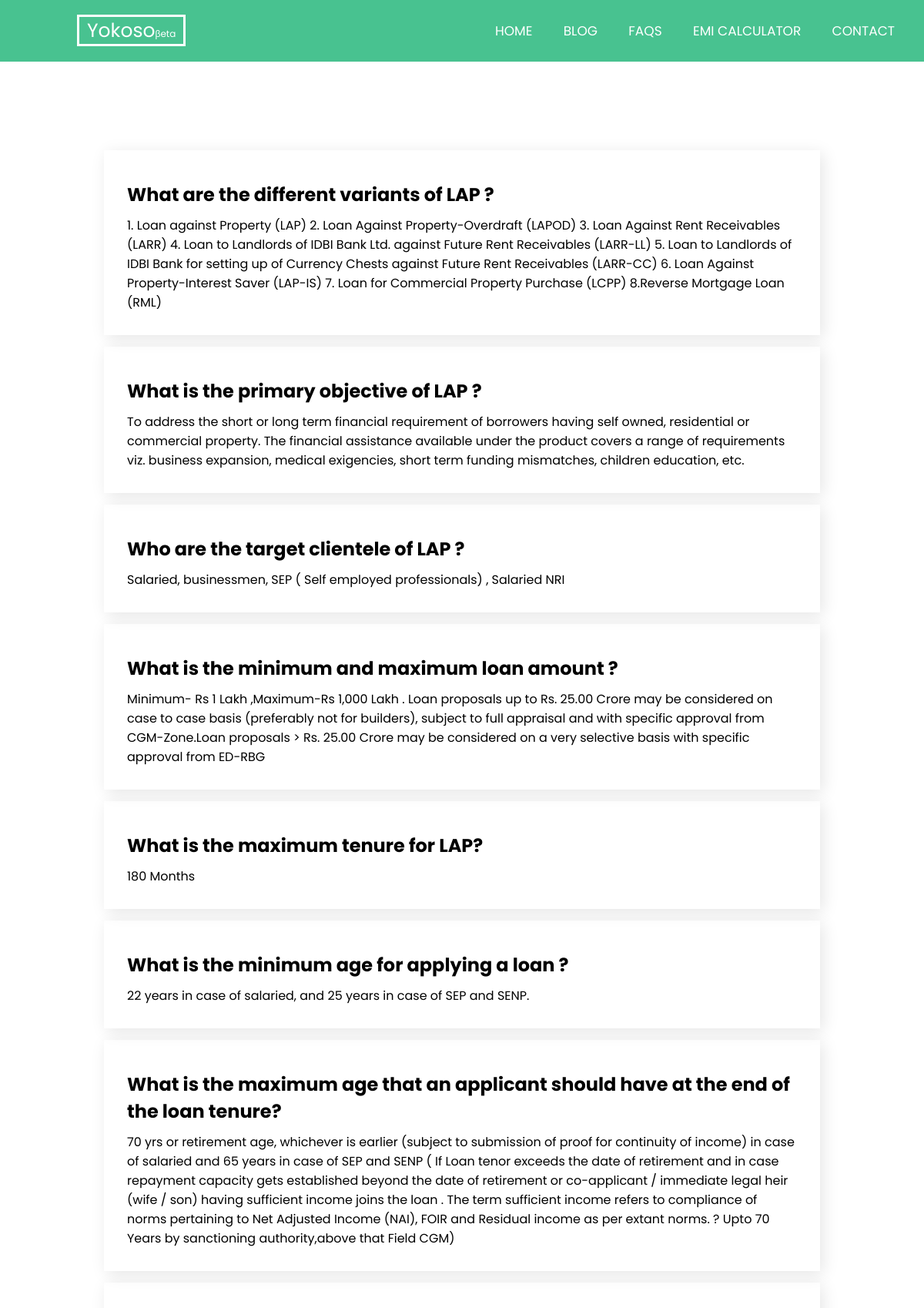
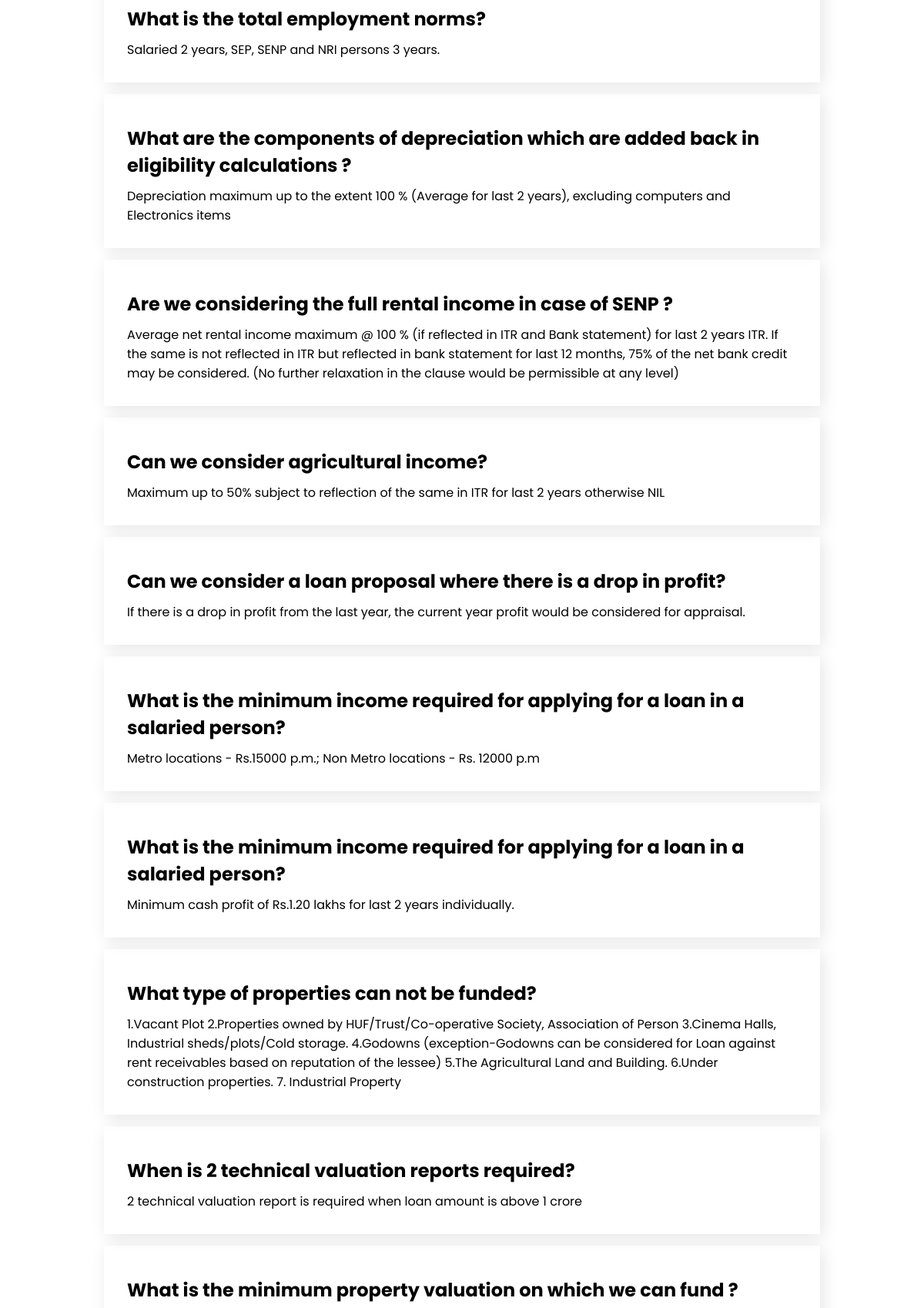
/FAQs/property-loan (upper part), run on the app's committed database (2 pictures, top to bottom).
### Subapp01/models.py (models this page shows)
class FAQText(models.Model):
    title = models.CharField(max_length=255)
    description = models.TextField()
    category = models.ForeignKey(FAQCategory, on_delete = models.CASCADE, null = True)
    def __str__(self):
        return self.title

### Subapp01/views.py (the view)
# urls.py: path('FAQs/<slug>', FAQs , name = 'FAQs'),
def FAQs(request, slug):
    print(slug)
    category = FAQCategory.objects.get(slug=slug)
    print(category.id)
    datas = FAQText.objects.filter(category=category.id)
    print(datas)
    return render(request, 'app/faq.html', {'datas': datas})

### templates/app/faq.html (shortened to what this page needs)
{% extends "base.html" %} {% load static %}  {% block css %}
<link rel="stylesheet" href="{% static 'css/faq.css' %}" />
{% endblock %} {% block body %}
<div class="wrap">
  <div class="wrap__child">
    {% for i in datas %}
    <div class="wrap__text">
    <h2>{{i.title}}</h2>
    <p>{{i.description}}</p>
    </div>
    {% endfor %}
  </div>
</div>
{% endblock %}

### static/css/index.css (style rules this page uses)
* { margin: 0; padding: 0; box-sizing: border-box; text-decoration: none; font-family: "Poppins", sans-serif; }
html { scroll-behavior: smooth; }

### static/css/faq.css (style rules this page uses)
.wrap { width:80%; height:auto; margin: 0px auto; padding-top: 100px; }
.wrap__text { box-shadow: 4px 4px 20px rgba(0,0,0,0.1); padding: 30px 30px; margin: 15px; }
.wrap__text h2 { margin: 10px 0px; }

### data on the page
FAQText: title "What are the different variants of LAP ?", description "1. Loan against Property (LAP) 2. Loan Against Property-Overdraft (LAPOD) 3. Loan Against Rent Receivables (LARR) 4. Loan to Landlords of IDBI Bank Ltd. against Future Rent Receivables (LARR-LL) 5. Loan to Landlords of IDBI Bank for setting up of Currency Chests against Future Rent Receivables (LARR-CC) 6. Loan Against Property-Interest Saver (LAP-IS) 7. Loan for Commercial Property Purchase (LCPP) 8.Reverse Mortgage Loan (RML)"
FAQText: title "What is the primary objective of LAP ?", description "To address the short or long term financial requirement of borrowers having self owned, residential or commercial property. The financial assistance available under the product covers a range of requirements viz. business expansion, medical exigencies, short term funding mismatches, children education, etc."
FAQText: title "Who are the target clientele of LAP ?", description "Salaried, businessmen, SEP ( Self employed professionals) , Salaried NRI"
FAQText: title "What is the minimum and maximum loan amount ?", description "Minimum- Rs 1 Lakh ,Maximum-Rs 1,000 Lakh . Loan proposals up to Rs. 25.00 Crore may be considered on case to case basis (preferably not for builders), subject to full appraisal and with specific approval from CGM-Zone.Loan proposals > Rs. 25.00 Crore may be considered on a very selective basis with specific approval from ED-RBG"
FAQText: title "What is the maximum tenure for LAP?", description "180 Months"
FAQText: title "What is the minimum age for applying a loan ?", description "22 years in case of salaried, and 25 years in case of SEP and SENP."
FAQText: title "What is the maximum age that an applicant should have at the end of the loan tenure?", description "70 yrs or retirement age, whichever is earlier (subject to submission of proof for continuity of income) in case of salaried and 65 years in case of SEP and SENP ( If Loan tenor exceeds the date of retirement and in case repayment capacity gets established beyond the date of retirement or co-applicant / immediate legal heir (wife / son) having sufficient income joins the loan . The term sufficient income refers to compliance of norms pertaining to Net Adjusted Income (NAI), FOIR and Residual income as per extant norms. ? Upto 70 Years by sanctioning authority,above that Field CGM)"
FAQText: title "What is the total employment norms?", description "Salaried 2 years, SEP, SENP and NRI persons 3 years."
FAQText: title "What are the components of depreciation which are added back in eligibility calculations ?", description "Depreciation maximum up to the extent 100 % (Average for last 2 years), excluding computers and Electronics items"
FAQText: title "Are we considering the full rental income in case of SENP ?", description "Average net rental income maximum @ 100 % (if reflected in ITR and Bank statement) for last 2 years ITR. If the same is not reflected in ITR but reflected in bank statement for last 12 months, 75% of the net bank credit may be considered. (No further relaxation in the clause would be permissible at any level)"
FAQText: title "Can we consider agricultural income?", description "Maximum up to 50% subject to reflection of the same in ITR for last 2 years otherwise NIL"
FAQText: title "Can we consider a loan proposal where there is a drop in profit?", description "If there is a drop in profit from the last year, the current year profit would be considered for appraisal."
FAQText: title "What is the minimum income required for applying for a loan in a salaried person?", description "Metro locations - Rs.15000 p.m.; Non Metro locations - Rs. 12000 p.m"
FAQText: title "What is the minimum income required for applying for a loan in a salaried person?", description "Minimum cash profit of Rs.1.20 lakhs for last 2 years individually."
FAQText: title "What type of properties can not be funded?", description "1.Vacant Plot 2.Properties owned by HUF/Trust/Co-operative Society, Association of Person 3.Cinema Halls, Industrial sheds/plots/Cold storage. 4.Godowns (exception-Godowns can be considered for Loan against rent receivables based on reputation of the lessee) 5.The Agricultural Land and Building. 6.Under construction properties. 7. Industrial Property"
FAQText: title "When is 2 technical valuation reports required?", description "2 technical valuation report is required when loan amount is above 1 crore"
FAQText: title "What is the minimum property valuation on which we can fund ?"
